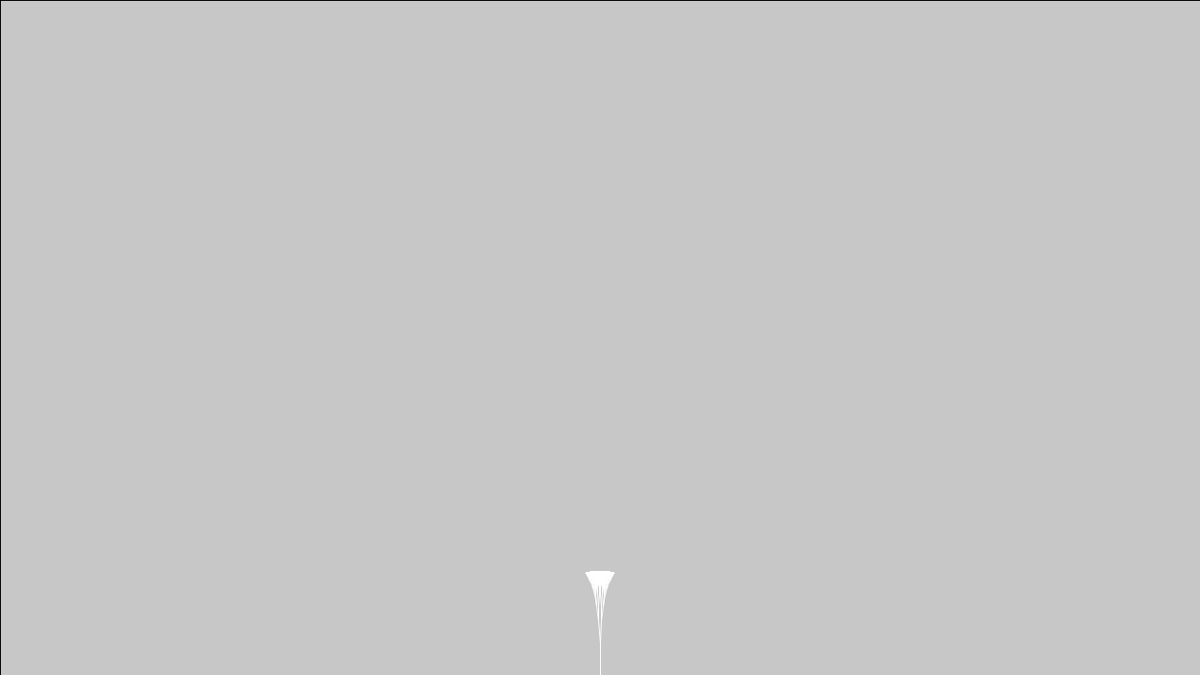
Frame 1 (no input)
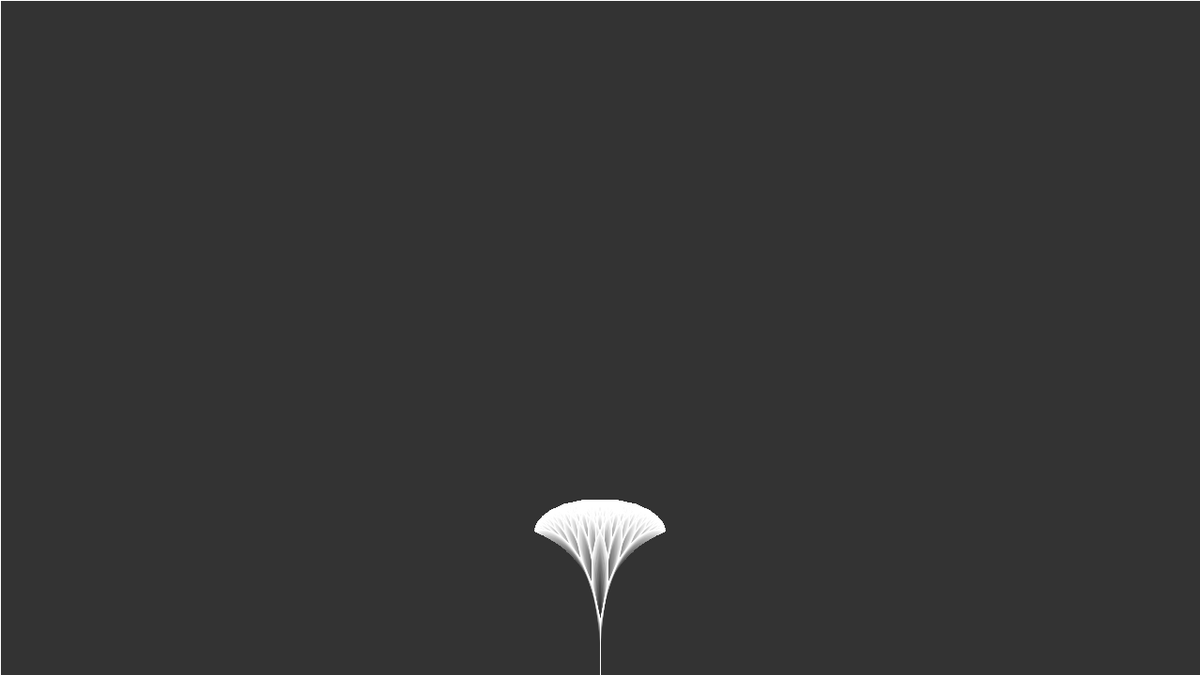
Frame 60 (the mouse pressed at the canvas centre just before this capture)
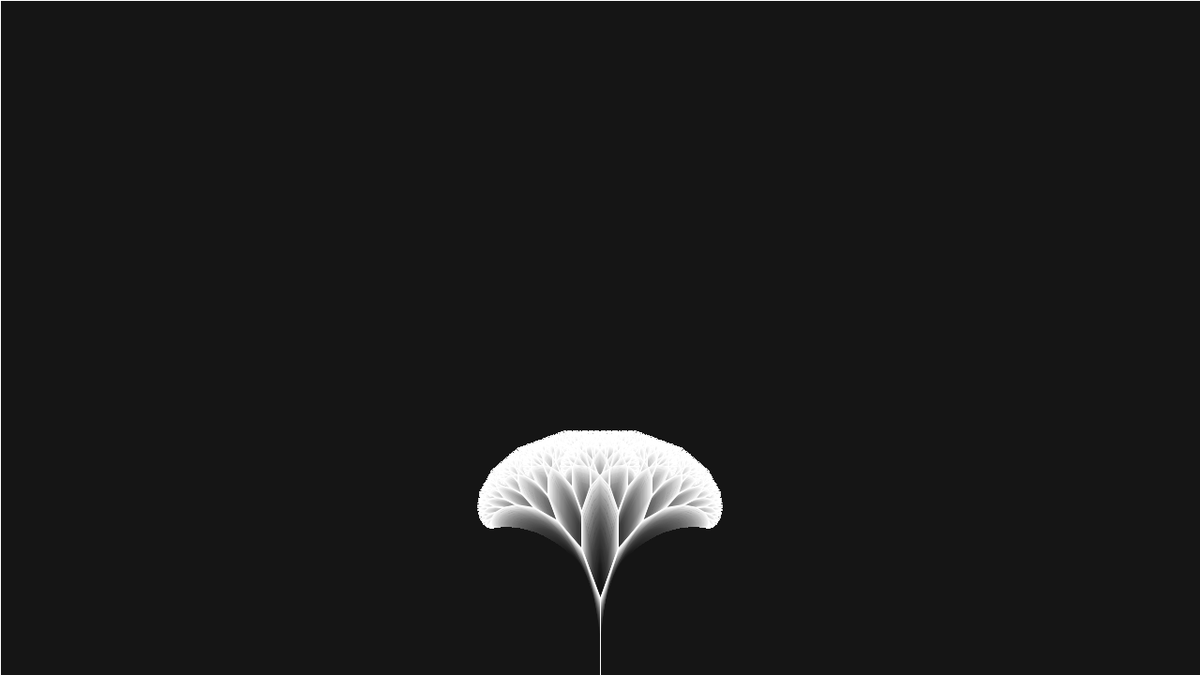
Frame 120 (the mouse held since frame 60 and released just before this capture)

The Processing sketch that drew these frames (run headless with seeded random() and noise(); from frame 60 on, the mouse is pressed at the canvas centre):

// Processing sketch: sketch_arbre1
// ── sketch_arbre1.pde
float theta;   

int i=0;
int n=0;

float posY = 100;
float posX = width/2;

void setup() {
  size(1280, 720);
}

void draw() {
  fill(0,0,0,6);
  rect(0,0,width,height);
  if(n<500){
    n=n+1;
    posY = posY+1.2;
  }
  else{
    posY=posY-0.5;
  }
  if(i<400){
    i = i+1;
    posX=posX+2;
  }
  else{
    posX=posX-1;
  }
  frameRate(30);
  stroke(255);
  // Let's pick an angle 0 to 90 degrees based on the mouse position
  float a = (posX / (float) width) * 90f;
  // Convert it to radians
  theta = radians(a);
  // Start the tree from the bottom of the screen
  translate(width/2,height);
  // Draw a line 120 pixels
  line(0,0,0,-120*(posY / (float) height)*2);
  // Move to the end of that line
  translate(0,-120*(posY / (float) height)*2);
  // Start the recursive branching!
  branch(120);

}

void branch(float h) {
  // Each branch will be 2/3rds the size of the previous one
  h *= 0.7;
  
  // All recursive functions must have an exit condition!!!!
  // Here, ours is when the length of the branch is 2 pixels or less
  if (h > 2) {
    pushMatrix();    // Save the current state of transformation (i.e. where are we now)
    rotate(theta);   // Rotate by theta
    line(0, 0, 0, -h*(posY / (float) height)*2);  // Draw the branch
    translate(0, -h*(posY / (float) height)*2); // Move to the end of the branch
    branch(h);       // Ok, now call myself to draw two new branches!!
    popMatrix();     // Whenever we get back here, we "pop" in order to restore the previous matrix state
    
    // Repeat the same thing, only branch off to the "left" this time!
    pushMatrix();
    rotate(-theta);
    line(0, 0, 0, -h*(posY / (float) height)*2);
    translate(0, -h*(posY / (float) height)*2);
    branch(h);
    popMatrix();
  }
}
